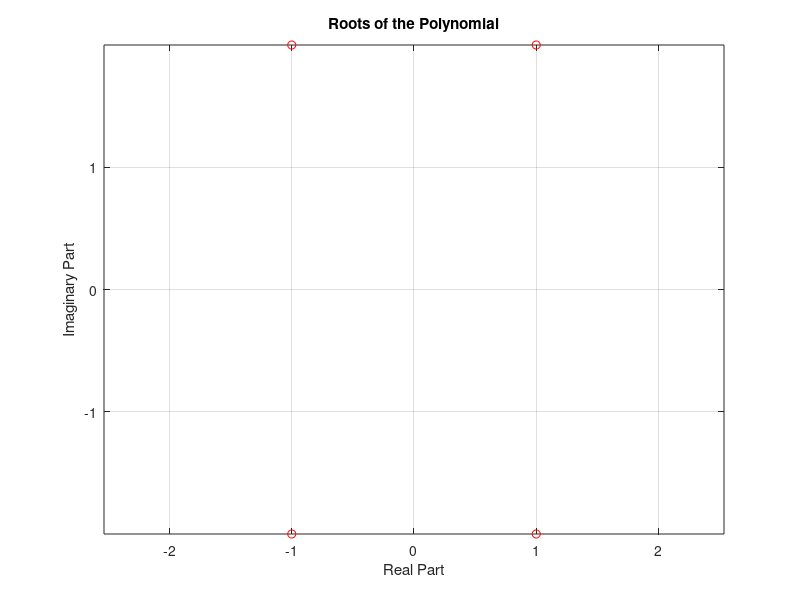

The MATLAB source for this figure:
p = [1 0 6 0 25]
r = roots(p)

real_parts = real(r);
imag_parts = imag(r);

plot(real_parts, imag_parts, 'or');
axis equal;
grid on;
xlabel('Real Part');
ylabel('Imaginary Part');
title('Roots of the Polynomial');
